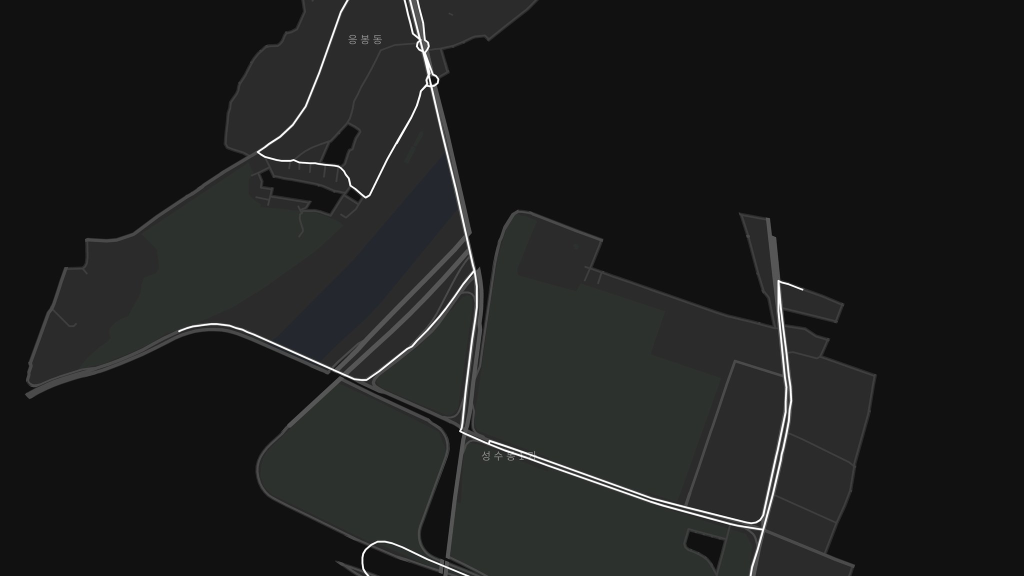
#> input picture app/src/main/assets/village/ground.jpg, 2048 x 1152 px (shown at 1/2 size)
$ python -i cute_ground.py   (imports and definitions only)
#> lines starting #> are read from the running program, lines starting #| are printed output that depends on the picture
"""Recolor the dark village ground map into the bright pastel palette used by the 3D village.

usage: python cute_ground.py dark_ground.jpg out_ground.jpg [--no-route] [--width N]

With --no-route the bright pixels stay road-coloured (for base_map.png, which has no driven route).
"""
import sys

import numpy as np
from PIL import Image, ImageFilter

# dark map colour -> pastel colour
BASE = [
    ((17, 17, 17), (190, 229, 242)),   # not yet driven: soft sky-blue sea
    ((43, 43, 43), (252, 238, 204)),   # ordinary block: cream
    ((44, 49, 45), (150, 220, 120)),   # park / green block
    ((35, 37, 40), (128, 200, 236)),   # river
    ((44, 49, 53), (128, 200, 236)),
]
ROAD = np.array([255, 252, 244], float)
ROUTE = np.array([255, 160, 90], float)


def main(src, dst, route=True, width=None):
#> called with dst = 'out.png', route = True
    src_im = Image.open(src).convert("RGB")
#> src_im is the input picture: PIL image 2048x1152 RGB; mean R, G, B 31, 31.9, 31.3
    im = np.asarray(src_im, float)
    lum = im.mean(axis=2)
    # base layer: a median filter wipes out the thin lines, then a soft nearest-colour blend
    # over the dark classes keeps the block edges smooth
    dark = np.minimum(np.asarray(src_im.filter(ImageFilter.MedianFilter(9)), float), 55)
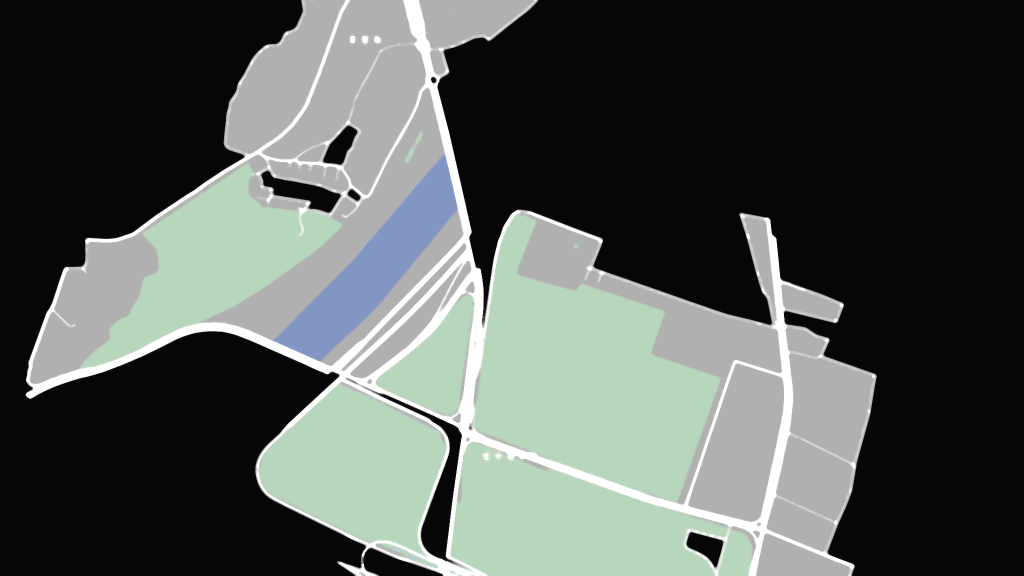
#> dark: shape (1152, 2048, 3) float64 (shown at 1/2 size); mean R, G, B 28.7, 29.6, 29; drawn with min black and max white
    base_lum = dark.mean(axis=2)
    weights, cols = [], []
    for ref, col in BASE:
        d2 = ((dark - np.array(ref, float)) ** 2).sum(axis=2)
        weights.append(np.exp(-d2 / (2 * 3.5 ** 2)))
        cols.append(np.array(col, float))
#> this loop made 5 passes
#> pass 1, in main, `d2 = ((dark - np.array(ref, float)) ** 2).sum(axis=2)`:
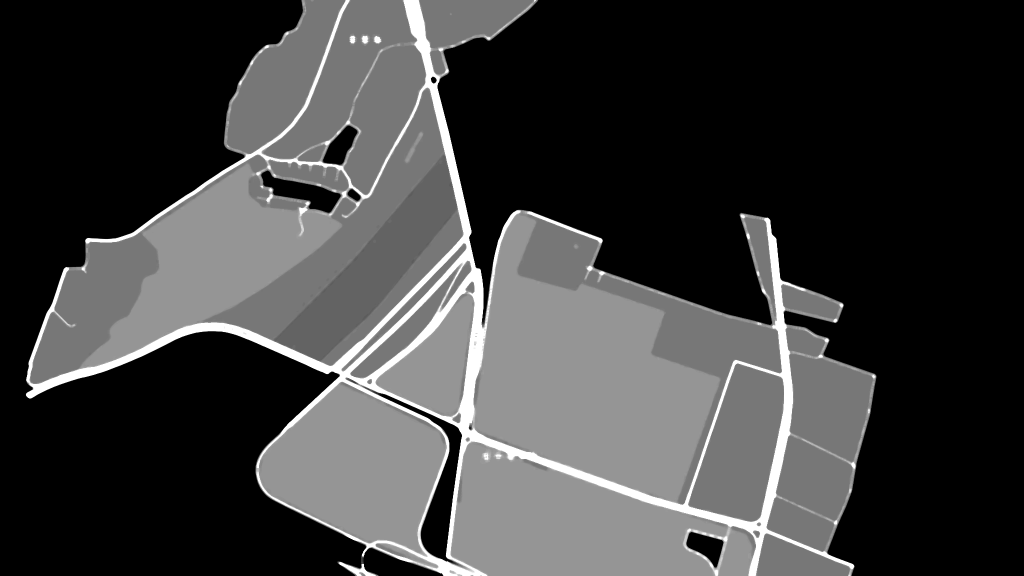
#> d2: shape (1152, 2048) float64 (shown at 1/2 size); min 0, max 4332, mean 1052.9; drawn with min black and max white
#> pass 3, in main, `d2 = ((dark - np.array(ref, float)) ** 2).sum(axis=2)`:
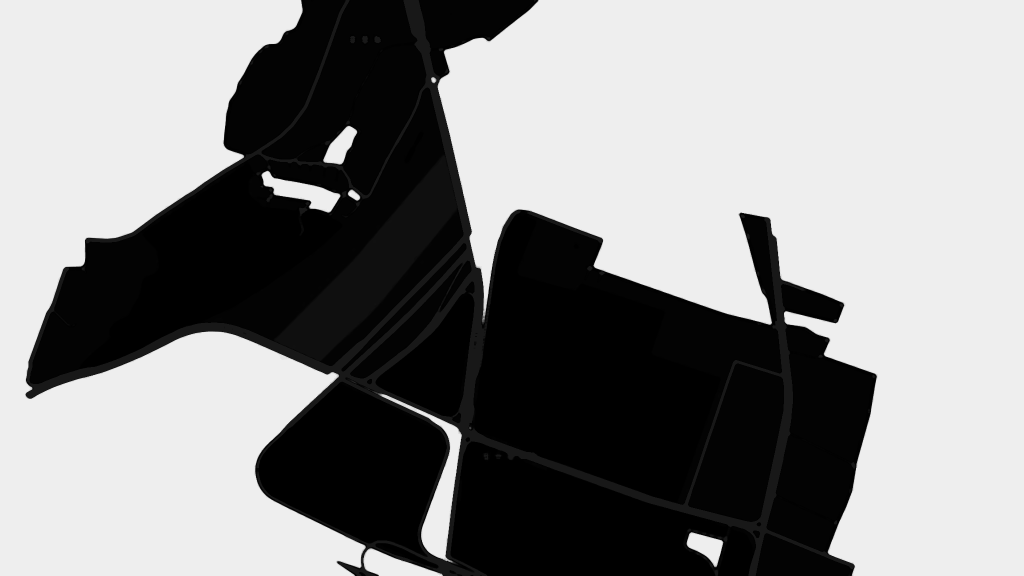
#> d2: shape (1152, 2048) float64 (shown at 1/2 size); min 0, max 2714, mean 1476; drawn with min black and max white
#> after the loop, cols = [[190, 229, 242], [252, 238, 204], [150, 220, 120], [128, 200, 236], [128, 200, 236]]; weights = 5 items
    w = np.stack(weights, axis=-1) + 1e-9
    w /= w.sum(axis=-1, keepdims=True)
    out = np.einsum("hwk,kc->hwc", w, np.stack(cols))
    # grey road lines, then the white driven route on top
    a_road = np.clip((lum - base_lum - 5) / 28, 0, 1)[..., None]
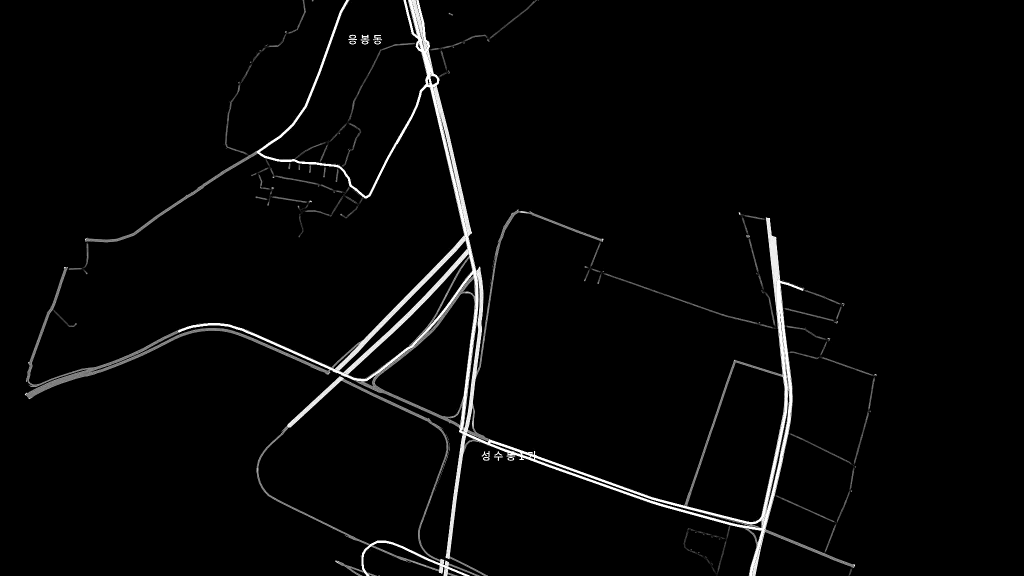
#> a_road: shape (1152, 2048, 1) float64 (shown at 1/2 size); min 0, max 1, mean 0.0278
    out = out * (1 - a_road) + ROAD * a_road
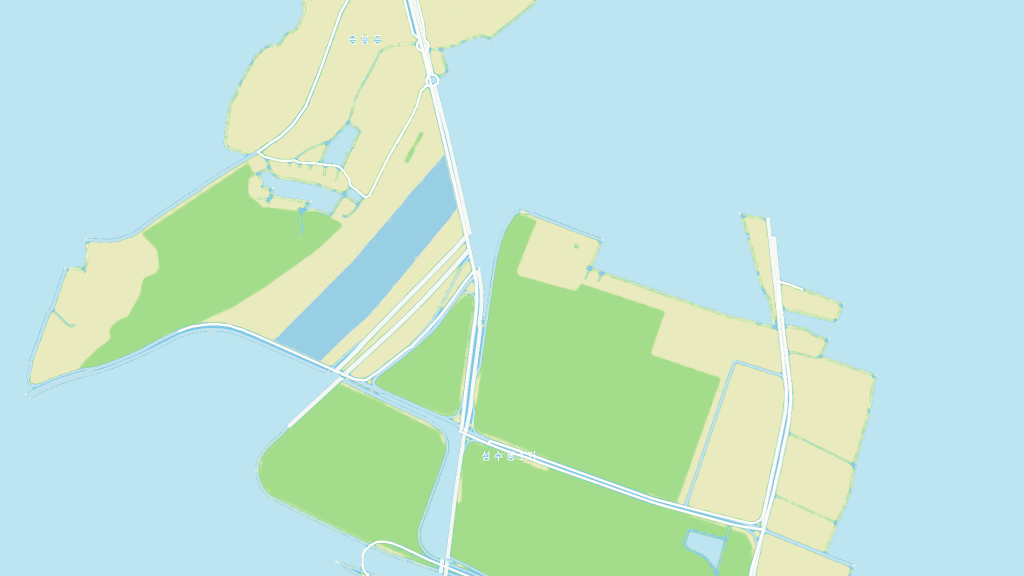
#> out: shape (1152, 2048, 3) float64 (shown at 1/2 size); mean of channels 0, 1, 2 192.4, 228.2, 213.4; drawn as R, G, B
    if route:
        a_route = np.clip((lum - 130) / (240 - 130), 0, 1)[..., None]
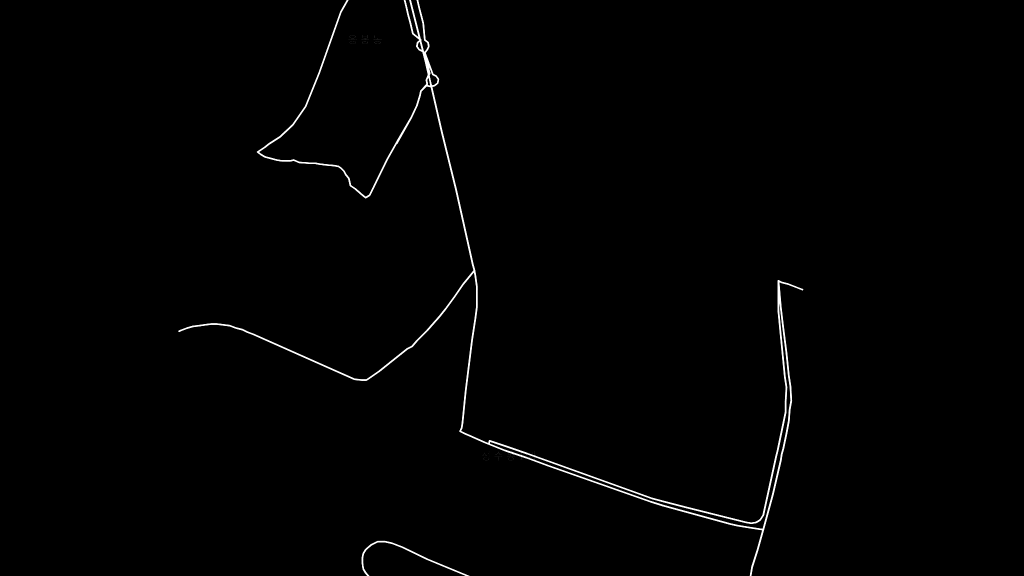
#> a_route: shape (1152, 2048, 1) float64 (shown at 1/2 size); min 0, max 1, mean 0.00799
        out = out * (1 - a_route) + ROUTE * a_route
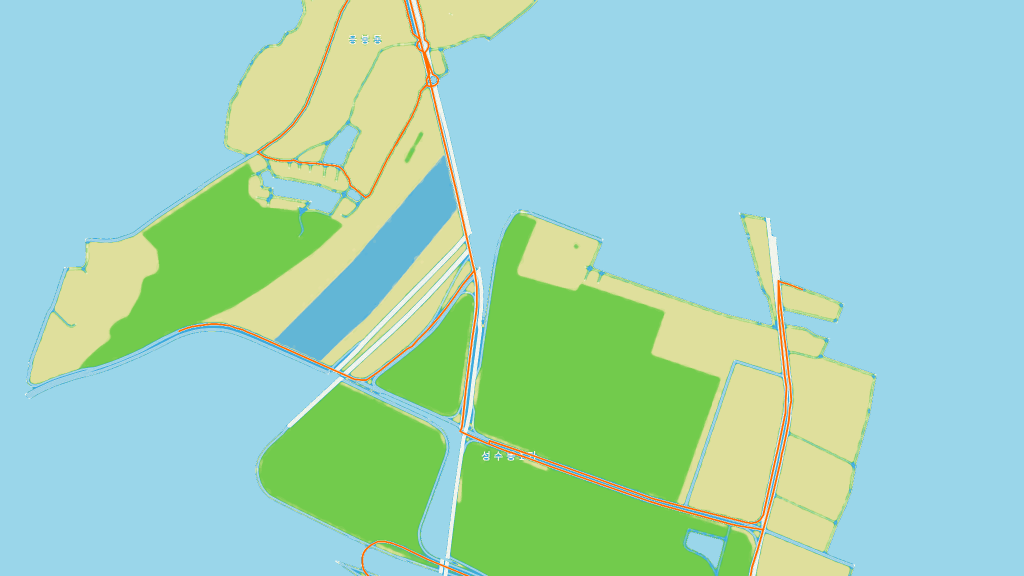
#> out: shape (1152, 2048, 3) float64 (shown at 1/2 size); mean of channels 0, 1, 2 192.4, 227.5, 212.2; drawn with min black and max white
    img = Image.fromarray(out.clip(0, 255).astype(np.uint8))
    if width:
        img = img.resize((width, round(img.height * width / img.width)), Image.LANCZOS)
    img.save(dst, quality=90)


# [4 lines not run here, left out]

>>> result = main('../app/src/main/assets/village/ground.jpg', 'out.png')
